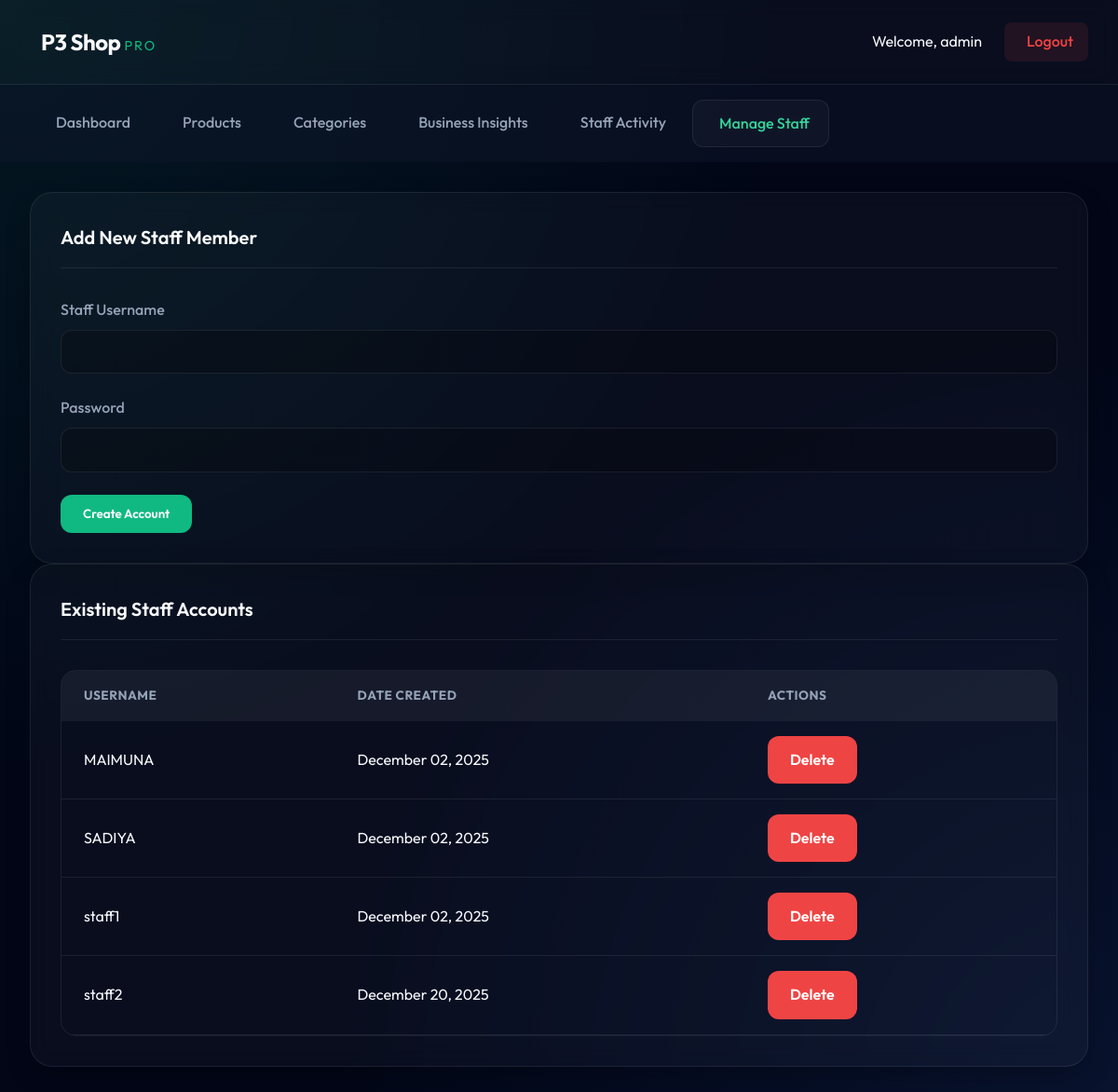
Page /admin/manage_staff.php (signed in) on the committed database.
### tables this page shows
CREATE TABLE `users` (
  `id` int(11) NOT NULL,
  `username` varchar(50) NOT NULL,
  `password` varchar(255) NOT NULL,
  `role` enum('admin','staff') NOT NULL,
  `created_at` timestamp NOT NULL DEFAULT current_timestamp()
);

### admin/manage_staff.php (the view, shortened to what this page needs)
<?php
require_once '../includes/db.php';
$staff_list = array();
$result = $conn->query("SELECT id, username, created_at FROM users WHERE role = 'staff' ORDER BY username ASC");
if ($result) {
    while ($row = $result->fetch_assoc()) {
        $staff_list[] = $row;
    }
}
?>
<!DOCTYPE html>
<html lang="en">
<head>
    <link href="https://fonts.googleapis.com/css2?family=Poppins:wght@400;500;700&display=swap" rel="stylesheet"><link rel="stylesheet" href="../assets/css/style.css">
</head>
<body>
<?php include 'includes/navbar.php'; ?>
    <div class="container">
        <div class="card">
            <div class="card-header"><h2>Add New Staff Member</h2></div>
            <form action="manage_staff.php" method="POST">
                <div class="form-group">
                    <label for="username">Staff Username</label>
                    <input type="text" id="username" name="username" required>
                </div>
                <div class="form-group">
                    <label for="password">Password</label>
                    <input type="password" id="password" name="password" required>
                </div>
                <button type="submit" name="add_staff" class="btn btn-primary">Create Account</button>
            </form>
        </div>
        <div class="card">
            <div class="card-header"><h2>Existing Staff Accounts</h2></div>
            <div class="table-wrapper">
                <table class="content-table">
                    <thead><tr><th>Username</th><th>Date Created</th><th>Actions</th></tr></thead>
                    <tbody>
                        <?php if (empty($staff_list)): ?>
                            <tr><td colspan="3" style="text-align: center;">No staff accounts found.</td></tr>
                        <?php else: foreach ($staff_list as $staff): ?>
                            <tr>
                                <td data-label="Username"><?php echo htmlspecialchars($staff['username']); ?></td>
                                <td data-label="Date Created"><?php echo date("F d, Y", strtotime($staff['created_at'])); ?></td>
                                <td data-label="Actions">
                                    <a href="manage_staff.php?delete_id=<?php echo $staff['id']; ?>" class="btn btn-danger" onclick="return confirm('Are you sure you want to delete this staff account? This cannot be undone.');">Delete</a>
                                </td>
                            </tr>
                        <?php endforeach; endif; ?>
                    </tbody>
                </table>
            </div>
        </div>
    </div>
</body>
</html>

### assets/css/style.css (style rules this page uses)
:root { --primary: #10b981; --primary-dark: #059669; --primary-light: #34d399; --accent: #3b82f6; --danger: #ef4444; --warning: #f59e0b; --success: #10b981; --bg-dark: #042f2e; --bg-main: #020617; --glass-bg: rgba(255, 255, 255, 0.03); --glass-border: rgba(255, 255, 255, 0.08); --glass-hover: rgba(255, 255, 255, 0.06); --text-main: #f8fafc; --text-muted: #94a3b8; --card-shadow: 0 10px 30px -5px rgba(0, 0, 0, 0.3); }
* { margin: 0; padding: 0; box-sizing: border-box; font-family: 'Outfit', sans-serif; }
body { background: var(--bg-main); background-image: radial-gradient(at 0% 0%, rgba(16, 185, 129, 0.1) 0px, transparent 50%), radial-gradient(at 100% 100%, rgba(59, 130, 246, 0.1) 0px, transparent 50%); color: var(--text-main); min-height: 100vh; line-height: 1.6; }
.container { max-width: 1400px; margin: 0 auto; padding: 2rem; }
.card { background: var(--glass-bg); backdrop-filter: blur(12px); border: 1px solid var(--glass-border); border-radius: 24px; padding: 2rem; box-shadow: var(--card-shadow); transition: 0.3s; }
.card-header { display: flex; justify-content: space-between; align-items: center; margin-bottom: 2rem; padding-bottom: 1rem; border-bottom: 1px solid var(--glass-border); }
.card-header h2 { font-size: 1.25rem; font-weight: 600; }
.table-wrapper { overflow-x: auto; border-radius: 16px; border: 1px solid var(--glass-border); }
.content-table { width: 100%; border-collapse: collapse; }
.content-table th { background: rgba(255, 255, 255, 0.05); padding: 1rem 1.5rem; text-align: left; font-size: 0.85rem; text-transform: uppercase; letter-spacing: 0.5px; color: var(--text-muted); }
.content-table td { padding: 1rem 1.5rem; border-bottom: 1px solid var(--glass-border); }
.form-group { margin-bottom: 1.5rem; }
.form-group label { display: block; margin-bottom: 0.5rem; font-weight: 500; color: var(--text-muted); }
.form-group input, .form-group select, .form-group textarea { width: 100%; padding: 0.8rem 1.2rem; background: rgba(0, 0, 0, 0.2); border: 1px solid var(--glass-border); border-radius: 12px; color: white; font-size: 1rem; outline: none; transition: 0.3s; }
.btn { padding: 0.8rem 1.5rem; border-radius: 12px; font-weight: 600; cursor: pointer; border: none; transition: 0.3s; text-decoration: none; display: inline-flex; align-items: center; gap: 0.5rem; }
.btn-primary { background: var(--primary); color: white; }
.btn-danger { background: var(--danger); color: white; }

### rows in the picture
users: username "MAIMUNA", created_at "December 02, 2025"
users: username "SADIYA", created_at "December 02, 2025"
users: username "staff1", created_at "December 02, 2025"
users: username "staff2", created_at "December 20, 2025"

### other values in the picture
$_SESSION['username'] "admin"
